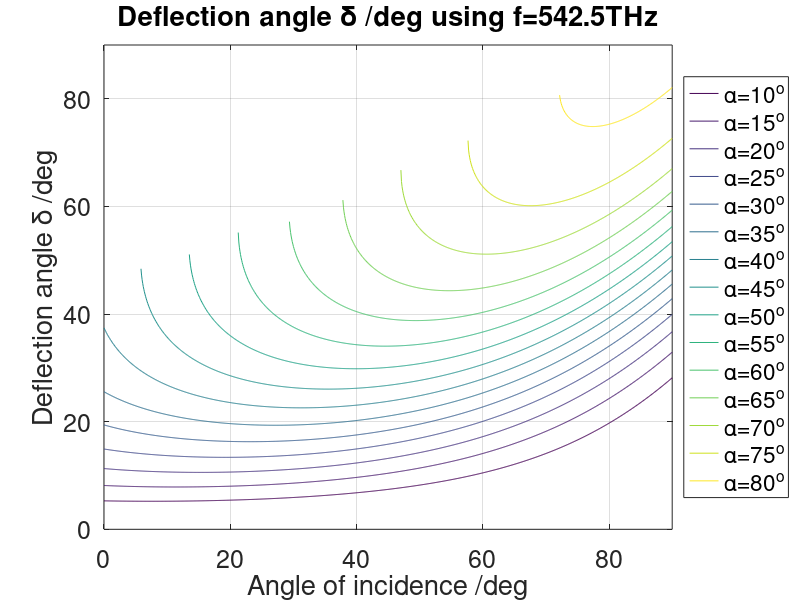
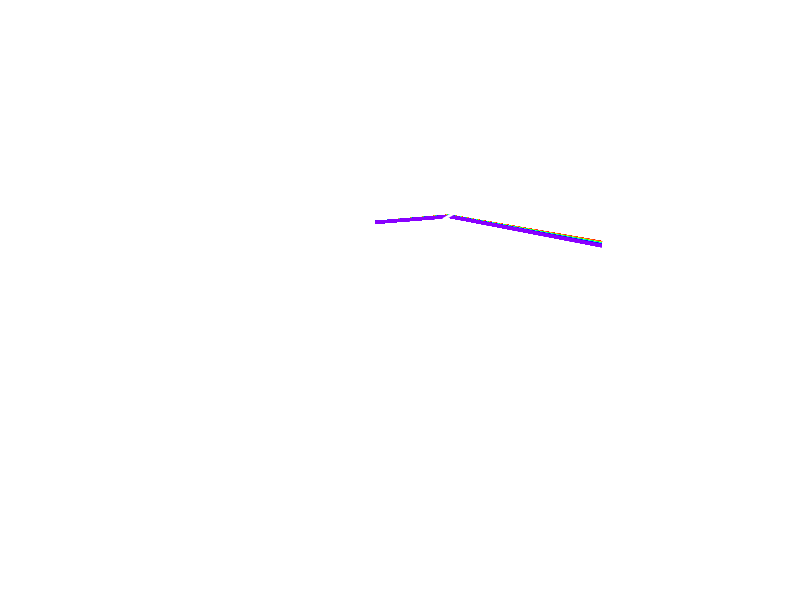

The MATLAB source for these figures, in order:
%prism_dispersion
% Model of the dispersion of white light by a glass prism.
%
% LAST UPDATED by Andy French July 2020.

function prism_dispersion
global d

d.alpha = 60;  %Apex angle of prism /deg
d.dalpha = 1;  %Change in apex angle when a or z keys are pressed
d.thetai = 60; %Angle of incidence of white light from prism normal /deg

%Change in angle of incidence of white light from prism normal /deg
%when up for down arrows are pressed.
d.dthetai = 1;

%Number of frequencies over range 405 to 790 THz
d.N = 500;

%

%Draw default scene
draw_scene;

%Plot deflection angle vs angle of incidence for a variety of alpha angles,
%using the average frequency
deflection_plot;

%%

%Plot deflection angle vs angle of incidence for a variety of alpha angles,
%using the average frequency
function deflection_plot

f = 542.5; %Average visible light frequency /THz
alpha = 10: 5: 80; %Prism apex angle /deg
a = alpha*pi/180;
thetai = linspace(0,90,1000).'; %Angle of incidence /deg
t = thetai*pi/180;
n = nglass(f);  %Refractive index of prism

%Construct arrays of a and t
a = repmat(a,[length(thetai),1]); t = repmat( t,[1,length(alpha)] );

%Transmission angle
z = sin(a).*sqrt( n^2 - sin(t).^2 ) - cos(a).*sin(t);
z( abs(z)>1 ) = NaN;
thetat = asin(z);
delta = t + thetat - a;

%Create plot
fig = figure;
icmap(length(alpha)); map = colormap; set(gca,'colororder',map );
set(gca,'fontsize',18,'nextplot','add');
plot( t*180/pi, delta*180/pi );
xlabel('Angle of incidence /deg');
ylabel('Deflection angle \delta /deg');
title(['Deflection angle \delta /deg using f=',num2str(f),'THz']);
for k=1:length(alpha)
    lstr{k} = ['\alpha=',num2str(alpha(k)),'^o'];
end
legend(lstr,'location','eastoutside');
grid on; box on; xlim([0,90]); ylim([0,90]);
print( gcf,'deflection.png','-r300','-dpng' );
close(fig);

%%

%Determine ray path and angles through prism given f in THz, apex angle A
%in degrees, angle of incidence theta_i in degrees. Assume prism has sides of
%unit slanted lengths. f and A are constants, theta_i can be a matrix.
function p = solve_prism_rays( theta_i,f,A )

%Copnvert prism apex and incidence angles to radians
A = A*pi/180; t = theta_i*pi/180;

%Determine refractive index of glass prism
n = nglass(f);

%Determine maximum angle of incidence before total internal reflectio
%occurs at exit glass-air interface
thetamax = asin( sqrt( (cos(A))^2 + ( n*sin(A) )^2 - 1 ) - cos(A) );

%Determine internal angles and coordinates of ray points a and b
phi = pi/2 - A/2; a = t - A/2;
xa = -cos(a) - 0.5*cos(phi); ya = 0.5*sin(phi);
xb = -0.5*cos(phi); yb = 0.5*sin(phi);

%Determine refraction angle and hence coordinates of point c
B = asin( sin(t)/n ); b = A/2 - B;
xc = 0.5*( sin(phi) +cos(phi)*tan(b) )./( tan(phi) - tan(b) );
yc = -tan(phi)*xc + sin(phi);
ignore = yc<0;
xc(ignore) = NaN; yc(ignore) = NaN;

%Determine angle of transmission (out of prism) and overall deflection of
%incident ray
theta_t = asin( n*sin( A-B ) ); delta = t + theta_t - A;
ignore = abs( n*sin( A-B ) ) > 1;
theta_t(ignore) = NaN;
delta(ignore) = NaN;

%Determine coordinates of exit ray point d
e = theta_t -A/2;
xd = xc +cos(e); yd = yc - sin(e);

%Define outputs
p.ray_x = [xa,xb,xc,xd]; p.ray_y = [ya,yb,yc,yd];
p.theta_t_deg = 180*theta_t/pi;
p.delta_deg = delta*180/pi;
p.theta_max_deg = 180*thetamax/pi;

%%

%Sellmeier equation for the refractive index n of glass
%(BK7 Crown glass). f is frequency of light /THz
function n = nglass(f)
%Determine in vacuum wavelength /microns
lambda = 2.998e8./(f*1e12);
lambda = lambda*1e6;

%Sellmeier coefficients
a = [1.03961212, 0.231792344,1.01146945];
b = [0.00600069867,0.0200179144,103.560653];

%Sellmeier sum
s = zeros(size(f));
for n=1:numel(a);
    s = s + a(n)*( lambda.^2 )./ ( ( lambda.^2 ) - b(n) );
end

%Determine refractive index
n = sqrt( s + 1 );

%%

%RGB colour from light frequency /THz
function RGB = RGB_from_f(f)
F = [405,480,510,530,600,620,680];
R = [1,1,1,0,0,0,137/255]; G = [0,127/255,1,1,1,0,0];
B = [0,0,0,0,1,1,1];
RGB = zeros( numel(f),3 );
r = interp1( F,R,f ); g = interp1( F,G,f ); b = interp1( F,B,f );
RGB(:,1) = r(:); RGB(:,2) = g(:); RGB(:,3) = b(:);

%%

%Create ray plot
function draw_scene
global d

%Create figure
d.fig = figure('color',[0,0,0],...
    'units','normalized','position',[0.05,0.02,0.9,0.9],...
    'KeyPressFcn',@keypress,'renderer','painters');
axis equal; axis off; hold on;
xlim([-2,2]);ylim([-1,1]); axis manual;

%Draw prism, with unit length slanted sides
A = d.alpha*pi/180; phi = pi/2 - A/2;
xp = [-cos(phi),0,cos(phi),-cos(phi)];
yp = [0,sin(phi),0,0];
d.prism = plot( xp,yp,'w-','linewidth',2 );

%Define initial white light ray path
a = d.thetai*pi/180 - A/2;
xw = [ -cos(a) - 0.5*cos(phi),-0.5*cos(phi)];
yw = [0.5*sin(phi)-sin(a),0.5*sin(phi)];
d.white = plot( xw,yw,'w-','linewidth',2 );

%Plot normal to more clearly show angle of incidence
xn = [-0.5*cos(phi)-0.2*sin(phi), -0.5*cos(phi)+0.2*sin(phi)];
yn = [0.5*sin(phi)+0.2*cos(phi), 0.5*sin(phi)-0.2*cos(phi)];
d.normal = plot( xn,yn,'w--','linewidth',2 );

%Define range of frequencies /THz
d.f = linspace( 405,680,d.N );

%Solve prism for each frequency, and plot ray path from B to D
ray_x = NaN( 3,d.N); ray_y = NaN( 3,d.N ); RGB = zeros( d.N,3 );
for k=1:d.N
    p = solve_prism_rays( d.thetai,d.f(k),d.alpha );
    RGB(k,:) = RGB_from_f( d.f(k) );
    ray_x(:,k) = p.ray_x(2:4); ray_y(:,k) = p.ray_y(2:4);
end
set(gca,'colororder',RGB);
d.rays = plot( ray_x,ray_y,'linewidth',2 );

%Plot normal at point C for lowest frequency
xc = ray_x(2,1); yc = ray_y(2,1);
xn = [xc-0.2*sin(phi), xc+0.2*sin(phi)];
yn = [yc-0.2*cos(phi), yc+0.2*cos(phi)];
d.normalC = plot( xn,yn,'w--','linewidth',2 );

%Set axes title
d.title = title( ['\theta_i = ',num2str(d.thetai),...
    '^o, \alpha = ',num2str(d.alpha),'^o'],'fontsize',32,'color',[1,1,1] );

%%

%Update ray plot
function update_scene
global d

%Draw prism, with unit length slanted sides
A = d.alpha*pi/180; phi = pi/2 - A/2;
xp = [-cos(phi),0,cos(phi),-cos(phi)];
yp = [0,sin(phi),0,0];
set( d.prism,'xdata',xp,'ydata',yp );

%Define initial white light ray path
a = d.thetai*pi/180 - A/2;
xw = [ -cos(a) - 0.5*cos(phi),-0.5*cos(phi)];
yw = [0.5*sin(phi)-sin(a),0.5*sin(phi)];
set( d.white,'xdata',xw,'ydata',yw );

%Plot normal to more clearly show angle of incidence
xn = [-0.5*cos(phi)-0.2*sin(phi), -0.5*cos(phi)+0.2*sin(phi)];
yn = [0.5*sin(phi)+0.2*cos(phi), 0.5*sin(phi)-0.2*cos(phi)];
set( d.normal,'xdata',xn,'ydata',yn );

%Solve prism for each frequency, and plot ray path from B to D
ray_x = NaN( 3,d.N); ray_y = NaN( 3,d.N ); RGB = zeros( d.N,3 );
for k=1:d.N
    p = solve_prism_rays( d.thetai,d.f(k),d.alpha );
    RGB(k,:) = RGB_from_f( d.f(k) );
    set( d.rays(k),'xdata', p.ray_x(2:4), 'ydata', p.ray_y(2:4) );
    if k==1
        xc = p.ray_x(3); yc = p.ray_y(3);
    end
end

%Plot normal at point C for lowest frequency
xn = [xc-0.2*sin(phi), xc+0.2*sin(phi)];
yn = [yc-0.2*cos(phi), yc+0.2*cos(phi)];
set( d.normalC,'xdata',xn,'ydata',yn );

%Set axes title
set( d.title,'string',['\theta_i = ',num2str(d.thetai),...
    '^o, \alpha = ',num2str(d.alpha),'^o'] )

%Flush graphics buffer
drawnow;

%%

%Plot graph of deflection and angle of transmission vs f for given angle of
%incidence
function plot_deflection_vs_f
global d

%Find angles
theta_t_deg = NaN(1,d.N); delta_deg = NaN(1,d.N);
theta_max_deg = NaN(1,d.N);
for k=1:d.N
    p = solve_prism_rays( d.thetai,d.f(k),d.alpha );
    theta_t_deg(k) = p.theta_t_deg;
    delta_deg(k)  = p.delta_deg;
    theta_max_deg(k)  = p.theta_max_deg;
end

%Transmission angle
fig = figure;
axes('nextplot','add','fontsize',18); grid on; box on;
plot( d.f, theta_t_deg,'linewidth',1 );
xlabel('Frequency /THz');
ylabel('\theta_t /deg');
title(['Transmission angle from normal given \alpha=',...
    num2str(d.alpha),'^o, \theta_i=',num2str(d.thetai),'^o']);
print( fig,['thetat given alpha=',...
    num2str(d.alpha),' thetai=',num2str(d.thetai),'.png'],'-dpng','-r300');
close(fig);

%Maximum angle of incidence
fig = figure;
axes('nextplot','add','fontsize',18); grid on; box on;
plot( d.f, theta_max_deg,'linewidth',1 );
xlabel('Frequency /THz');
ylabel('\theta_{max} /deg');
title(['\theta_{max} given \alpha=',num2str(d.alpha),'^o']);
print( fig,['Theta max given alpha = ',num2str(d.alpha),'.png'],'-dpng','-r300');
close(fig);

%Deflection from incident ray
fig = figure;
axes('nextplot','add','fontsize',18); grid on; box on;
plot( d.f, delta_deg,'linewidth',1);
xlabel('Frequency /THz');
ylabel('Deflection angle \delta /deg');
title(['Deflection angle given \alpha=',num2str(d.alpha),...
    '^o, \theta_i=',num2str(d.thetai),'^o']);
print( fig,['delta given alpha=',num2str(d.alpha),...
    ' thetai=',num2str(d.thetai),'.png'],'-dpng','-r300');
close(fig);

%%

%Plot graph of deflection and angle of transmission vs angle of incidence
%using average frequency
function plot_deflection_vs_theta_i
global d

%Find angles
N = 500;
thetai = linspace(0,90,N);
theta_t_deg = NaN(1,N); delta_deg = NaN(1,N); f = mean(d.f);
for k=1:N
    p = solve_prism_rays( thetai(k),f,d.alpha );
    theta_t_deg(k) = p.theta_t_deg;
    delta_deg(k)  = p.delta_deg;
    theta_max_deg = p.theta_max_deg;
end

%Transmission angle
fig = figure;
axes('nextplot','add','fontsize',18); grid on; box on;
plot( thetai, theta_t_deg,'linewidth',1 ); xlim([0,90]);
ylimits = get(gca,'ylim');
plot( theta_max_deg*[1,1],ylimits,'r--','linewidth',1);
xlabel('Angle of incidence /deg');
ylabel('Transmission angle \theta_t /deg');
title(['\theta_t vs \theta_i given \alpha=',...
    num2str(d.alpha),'^o, f=',num2str(f),'THz. \theta_{max}=',num2str(theta_max_deg,4),'^o.']);
print( fig,['thetat given alpha=',...
    num2str(d.alpha),' vs thetai.png'],'-dpng','-r300');
close(fig);

%Deflection from incident ray
fig = figure;
axes('nextplot','add','fontsize',18); grid on; box on;
plot( thetai, delta_deg,'linewidth',1);  xlim([0,90]);
ylimits = get(gca,'ylim');
plot( theta_max_deg*[1,1],ylimits,'r--','linewidth',1);
xlabel('Angle of incidence /deg');
ylabel('Deflection angle \delta /deg');
title(['Deflection angle given \alpha=',num2str(d.alpha),...
    '^o, f=',num2str(f),'THz. \theta_{max}=',num2str(theta_max_deg,4),'^o.']);
print( fig,['delta given alpha=',num2str(d.alpha),...
    ' vs thetai.png'],'-dpng','-r300');
close(fig);

%%

%Plot a surface of deflection angle vs frequency and angle of incidence
function plot_deflection_surface
global d
N = 100;
theta_t_deg = linspace(0,90,100); f = linspace( 405,680,N );
delta_deg = NaN(N,N);
for i=1:N
    for j=1:N
        p = solve_prism_rays( theta_t_deg(j),f(i),d.alpha );
        delta_deg(i,j)  = p.delta_deg;
    end
end
[f,ti] = meshgrid( f,theta_t_deg );
fig=figure; axes('fontsize',18);
surf( f,ti,delta_deg.');
axis vis3d;
%view(2); ylim([0,90]); xlim([min(d.f),max(d.f)]);
shading interp; icmap; colorbar('fontsize',18);
xlabel('Frequency /THz'); ylabel('\theta_i /deg'); zlabel('Deflection \delta /deg');
title(['Deflection /deg, \alpha=',num2str(d.alpha),'^o']);
print(fig,['Deflection surface alpha=',num2str(d.alpha),'.png'],'-r300','-dpng');
close(fig);

%%

%Interpolates current colormap to yield better graduated shading.
function icmap(varargin)
if nargin==0
N = 1000; %Length of new colormap
else
    N = varargin{1};
end
map = colormap; new_map = ones(N,3); %Get current colormap

%Get size of current colormap and initalise R,G,B vectors
dim = size(map);
R = ones(1,dim(1)); G = ones(1,dim(1)); B = ones(1,dim(1));
RR = ones(1,N); GG = ones(1,N); BB = ones(1,N);

%Populate R,G,B with current colormap
R(:) = map(:,1); G(:) = map(:,2); B(:) = map(:,3);

%Interpolate R,G,B to yield new colour map
x = linspace( 1, dim(1), N );
RR = interp1( 1:dim(1), R, x ); GG = interp1( 1:dim(1), G, x ); BB = interp1( 1:dim(1), B, x );
new_map(:,1) = RR(:); new_map(:,2) = GG(:); new_map(:,3) = BB(:);

%Set colormap to be new map
colormap( new_map );

%%

%Function which executes when a key is pressed
function keypress(fig,evnt)
global d

if strcmp(get(fig,'currentkey'),'downarrow')==1
    d.thetai = d.thetai + d.dthetai;
    if d.thetai > 90; d.thetai = 90; end
elseif strcmp(get(fig,'currentkey'),'uparrow')==1
    d.thetai = d.thetai - d.dthetai;
    if d.thetai < 0; d.thetai = 0; end
elseif strcmp(get(fig,'currentkey'),'a')==1
    d.alpha = d.alpha + d.dalpha;
    if d.alpha > 89; d.alpha = 89; end
elseif strcmp(get(fig,'currentkey'),'z')==1
    d.alpha = d.alpha - d.dalpha;
    if d.alpha < 1; d.alpha = 1; end
elseif strcmp(get(fig,'currentkey'),'p')==1
    plot_deflection_vs_f;
    set( d.title,'fontsize',18 );
    print( gcf,['prism i=',num2str(d.thetai),' alpha=',num2str(d.alpha),'.png'],'-dpng','-r300' );
    set( d.title,'fontsize',32 );
elseif strcmp(get(fig,'currentkey'),'f')==1
    plot_deflection_surface;
elseif strcmp(get(fig,'currentkey'),'t')==1
    plot_deflection_vs_theta_i
end

%Update plot
update_scene;

%End of code